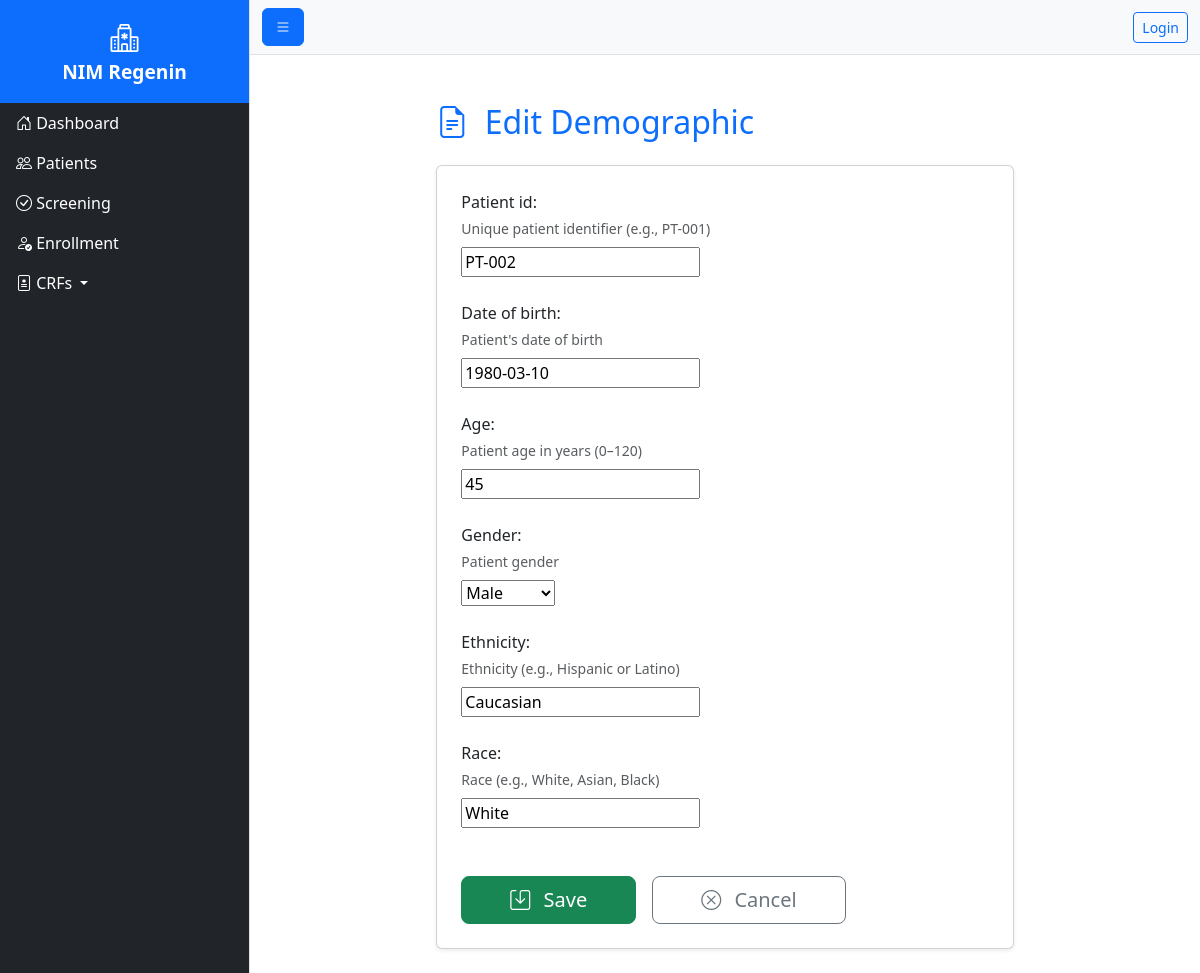
The page /patients/6/edit/ on the database its author committed.
### nimregenin/models.py (models this page shows, shortened)
class Demographic(models.Model):
    patient_id = models.CharField(
        max_length=50,
        unique=True,
        help_text="Unique patient identifier (e.g., PT-001)"
    )
    SITE_CHOICES = (
        ('SITE001', 'Site 001 - City Hospital'),
        ('SITE002', 'Site 002 - University Medical Center'),
        ('SITE003', 'Site 003 - Regional Clinic'),
        ('SITE004', 'Site 004 - Private Practice'),
    )
    site = models.CharField(
        max_length=20,  # Matches longest code
        choices=SITE_CHOICES,
        blank=True,
        null=True,
        help_text="Clinical site where patient is enrolled"
    )
    date_of_birth = models.DateField(
        null=True,
        blank=True,
        help_text="Patient's date of birth"
    )
    age = models.PositiveIntegerField(
        null=True,
        blank=True,
        validators=[MinValueValidator(0), MaxValueValidator(120)],
        help_text="Patient age in years (0–120)"
    )
    GENDER_CHOICES = (
        ('M', 'Male'),
        ('F', 'Female'),
        ('O', 'Other'),
        ('U', 'Unknown'),
    )
    gender = models.CharField(
        max_length=1,
        choices=GENDER_CHOICES,
        blank=True,
        help_text="Patient gender"
    )
    ethnicity = models.CharField(
        max_length=100,
        blank=True,
        help_text="Ethnicity (e.g., Hispanic or Latino)"
    )
    race = models.CharField(
        max_length=100,
        blank=True,
        help_text="Race (e.g., White, Asian, Black)"
    )
    created_at = models.DateTimeField(auto_now_add=True)
    updated_at = models.DateTimeField(auto_now=True)
    class Meta:
        verbose_name_plural = "Demographics"
        ordering = ['-created_at']

### nimregenin/views/demographic.py (the view, shortened to what this page needs)
# urls.py: path('patients/<int:pk>/edit/', DemographicCreateUpdateView.as_view(), name='patient_update'),
class DemographicCreateUpdateView(CreateUpdateView, LoginRequiredMixin):
    model = Demographic
    fields = [
        'patient_id',
        'date_of_birth',
        'age',
        'gender',
        'ethnicity',
        'race',
    ]
    template_name = 'nimregenin/form.html'

### nimregenin/views/create_update.py (called while the page is built)
    def get_form_class(self):
        if not self.model:
            raise ValueError("CreateUpdateView requires a 'model' attribute.")
        if not self.fields:
            raise ValueError("CreateUpdateView requires a 'fields' attribute.")
        return modelform_factory(self.model, fields=self.fields)

    def get_object(self, pk=None):
        if pk:
            return get_object_or_404(self.model, pk=pk)
        return None

    def get(self, request, pk=None, *args, **kwargs):
        obj = self.get_object(pk)
        form = self.get_form_class()(instance=obj)
        return self.render_form(request, form, obj)

    def render_form(self, request, form, obj):
        context = {
            'form': form,
            'object': obj,
            'title': f"{'Edit' if obj else 'Create'} {self.model._meta.verbose_name.title()}",
        }
        from django.shortcuts import render
        return render(request, self.template_name, context)

### nimregenin/templates/nimregenin/form.html (shortened to what this page needs)
{% extends 'base.html' %}
{% block content %}
<div class="container mt-4">
    <div class="row justify-content-center">
        <div class="col-lg-8 col-md-10">
            <h2 class="mb-4 text-primary">
                <i class="bi bi-file-earmark-text me-2"></i>
                {{ title }}
            </h2>
            <div class="card shadow-sm">
                <div class="card-body p-4">
                    <form method="post" novalidate>
                        {% for field in form %}
                        <div class="mb-4">
                            {{ field.label_tag }}
                            {% if field.help_text %}
                            <small class="form-text text-muted d-block mb-2">{{ field.help_text }}</small>
                            {% endif %}
                            <div class="form-control-wrap">
                                {{ field }}
                            </div>
                        </div>
                        {% endfor %}
                        <div class="d-flex justify-content-start gap-3 mt-5">
                            <button type="submit" class="btn btn-success btn-lg px-5">
                                <i class="bi bi-save me-2"></i> Save
                            </button>
                            <a href="{{ request.META.HTTP_REFERER|default:'/patients/' }}"
                               class="btn btn-outline-secondary btn-lg px-5">
                                <i class="bi bi-x-circle me-2"></i> Cancel
                            </a>
                        </div>
                    </form>
                </div>
            </div>
        </div>
    </div>
</div>
{% endblock %}

### rows shown on the page
Demographic: form "PT-002" "1980-03-10" "45" "Male" "Caucasian" "White"

### other values the page prints
{{ title }} "Edit Demographic"
{{ field.label_tag }} "Patient id:" "Date of birth:" "Age:" "Gender:" "Ethnicity:" "Race:"
{{ field.help_text }} "Unique patient identifier (e.g., PT-001)" "Patient's date of birth" "Patient age in years (0–120)" "Patient gender" "Ethnicity (e.g., Hispanic or Latino)" "Race (e.g., White, Asian, Black)"
